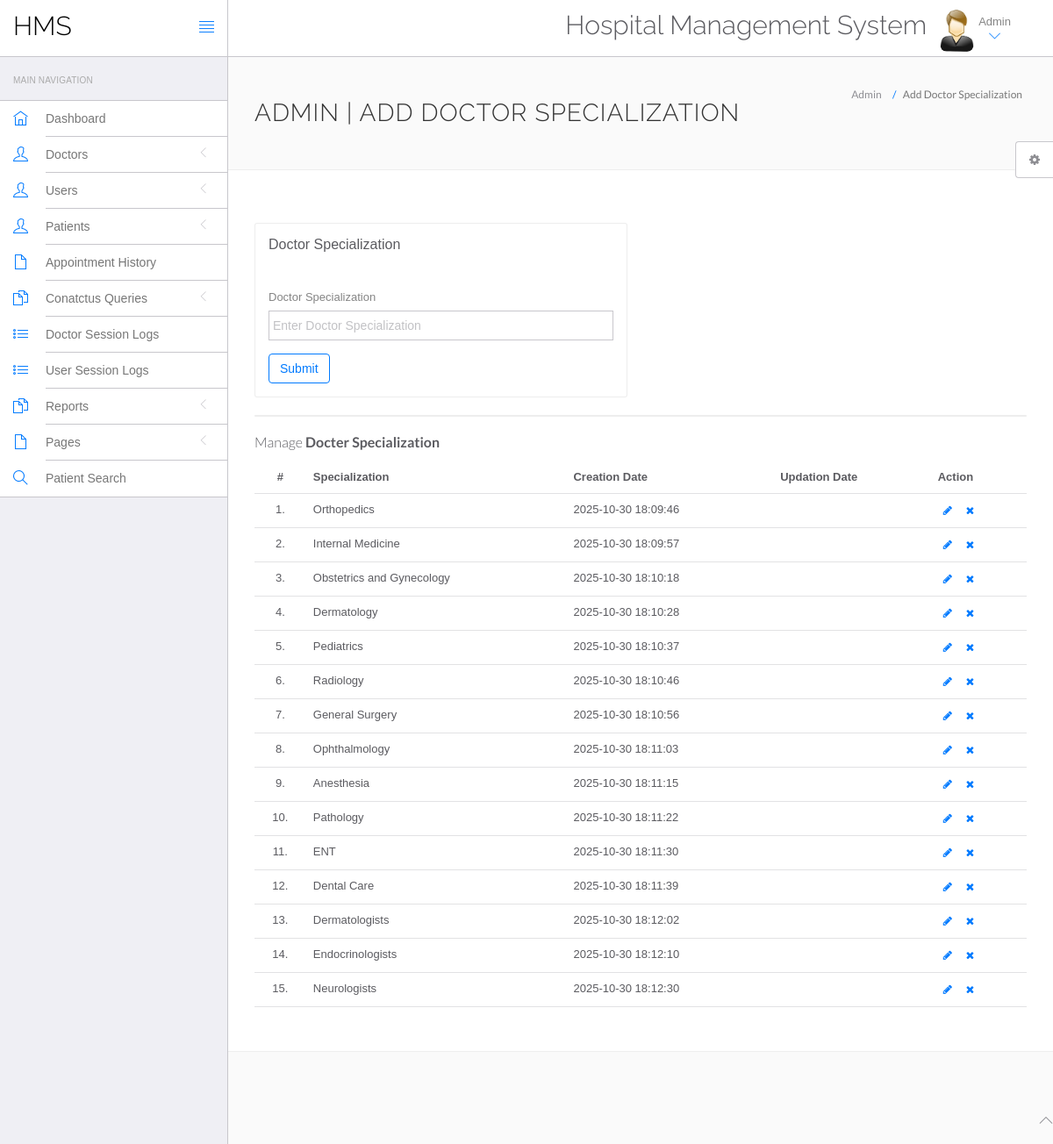
Page /hms/admin/doctor-specilization.php (signed in) on the committed database.
### tables this page shows
CREATE TABLE `doctorspecilization` (
  `id` int(11) NOT NULL,
  `specilization` varchar(255) DEFAULT NULL,
  `creationDate` timestamp NULL DEFAULT current_timestamp(),
  `updationDate` timestamp NULL DEFAULT NULL ON UPDATE current_timestamp()
);

### hms/admin/doctor-specilization.php (the view, shortened to what this page needs)
<?php
include('include/config.php');
if(strlen($_SESSION['id']==0)) {
 header('location:logout.php');
  } else{
?>
<!DOCTYPE html>
<html lang="en">
	<head>
		<link rel="stylesheet" href="vendor/bootstrap/css/bootstrap.min.css">
		<link rel="stylesheet" href="vendor/fontawesome/css/font-awesome.min.css">
		<link rel="stylesheet" href="vendor/themify-icons/themify-icons.min.css">
		<link href="vendor/animate.css/animate.min.css" rel="stylesheet" media="screen">
		<link href="vendor/perfect-scrollbar/perfect-scrollbar.min.css" rel="stylesheet" media="screen">
		<link href="vendor/switchery/switchery.min.css" rel="stylesheet" media="screen">
		<link href="vendor/bootstrap-touchspin/jquery.bootstrap-touchspin.min.css" rel="stylesheet" media="screen">
		<link href="vendor/select2/select2.min.css" rel="stylesheet" media="screen">
		<link href="vendor/bootstrap-datepicker/bootstrap-datepicker3.standalone.min.css" rel="stylesheet" media="screen">
		<link href="vendor/bootstrap-timepicker/bootstrap-timepicker.min.css" rel="stylesheet" media="screen">
		<link rel="stylesheet" href="assets/css/styles.css">
		<link rel="stylesheet" href="assets/css/plugins.css">
		<link rel="stylesheet" href="assets/css/themes/theme-1.css" id="skin_color" />
	</head>
	<body>
		<div id="app">
<?php include('include/sidebar.php');?>
			<div class="app-content">
						<?php include('include/header.php');?>
				<div class="main-content" >
					<div class="wrap-content container" id="container">
						<section id="page-title">
							<div class="row">
								<div class="col-sm-8">
									<h1 class="mainTitle">Admin | Add Doctor Specialization</h1>
																	</div>
								<ol class="breadcrumb">
									<li>
										<span>Admin</span>
									</li>
									<li class="active">
										<span>Add Doctor Specialization</span>
									</li>
								</ol>
							</div>
						</section>
						<div class="container-fluid container-fullw bg-white">
							<div class="row">
								<div class="col-md-12">
									<div class="row margin-top-30">
										<div class="col-lg-6 col-md-12">
											<div class="panel panel-white">
												<div class="panel-heading">
													<h5 class="panel-title">Doctor Specialization</h5>
												</div>
												<div class="panel-body">
													<form role="form" name="dcotorspcl" method="post" >
														<div class="form-group">
															<label for="exampleInputEmail1">
																Doctor Specialization
															</label>
							<input type="text" name="doctorspecilization" class="form-control"  placeholder="Enter Doctor Specialization">
														</div>
														<button type="submit" name="submit" class="btn btn-o btn-primary">
															Submit
														</button>
													</form>
												</div>
											</div>
										</div>
											</div>
										</div>
									<div class="col-lg-12 col-md-12">
											<div class="panel panel-white">
											</div>
										</div>
									</div>
									<div class="row">
								<div class="col-md-12">
									<h5 class="over-title margin-bottom-15">Manage <span class="text-bold">Docter Specialization</span></h5>
									<table class="table table-hover" id="sample-table-1">
										<thead>
											<tr>
												<th class="center">#</th>
												<th>Specialization</th>
												<th class="hidden-xs">Creation Date</th>
												<th>Updation Date</th>
												<th>Action</th>
											</tr>
										</thead>
										<tbody>
<?php
$sql=mysqli_query($con,"select * from doctorSpecilization");
$cnt=1;
while($row=mysqli_fetch_array($sql))
{
?>
											<tr>
												<td class="center"><?php echo $cnt;?>.</td>
												<td class="hidden-xs"><?php echo $row['specilization'];?></td>
												<td><?php echo $row['creationDate'];?></td>
												<td><?php echo $row['updationDate'];?>
												</td>
												<td >
												<div class="visible-md visible-lg hidden-sm hidden-xs">
							<a href="edit-doctor-specialization.php?id=<?php echo $row['id'];?>" class="btn btn-transparent btn-xs" tooltip-placement="top" tooltip="Edit"><i class="fa fa-pencil"></i></a>
	<a href="doctor-specilization.php?id=<?php echo $row['id']?>&del=delete" onClick="return confirm('Are you sure you want to delete?')"class="btn btn-transparent btn-xs tooltips" tooltip-placement="top" tooltip="Remove"><i class="fa fa-times fa fa-white"></i></a>
												</div>
												</td>
											</tr>
											<?php
$cnt=$cnt+1;
											 }?>
										</tbody>
									</table>
								</div>
							</div>
								</div>
							</div>
						</div>
					</div>
				</div>
	<?php include('include/footer.php');?>
	<?php include('include/setting.php');?>
	</body>
</html>
<?php } ?>

### hms/admin/include/sidebar.php (shortened to what this page needs)
<div class="sidebar app-aside" id="sidebar">
				<div class="sidebar-container perfect-scrollbar">
<nav>
						<div class="navbar-title">
							<span>Main Navigation</span>
						</div>
						<ul class="main-navigation-menu">
							<li>
								<a href="dashboard.php">
									<div class="item-content">
										<div class="item-media">
											<i class="ti-home"></i>
										</div>
										<div class="item-inner">
											<span class="title"> Dashboard </span>
										</div>
									</div>
								</a>
							</li>
							<li>
								<a href="javascript:void(0)">
									<div class="item-content">
										<div class="item-media">
											<i class="ti-user"></i>
										</div>
										<div class="item-inner">
											<span class="title"> Doctors </span><i class="icon-arrow"></i>
										</div>
									</div>
								</a>
								</li>
				<li>
								<a href="javascript:void(0)">
									<div class="item-content">
										<div class="item-media">
											<i class="ti-user"></i>
										</div>
										<div class="item-inner">
											<span class="title"> Users </span><i class="icon-arrow"></i>
										</div>
									</div>
								</a>
								</li>
								<li>
								<a href="javascript:void(0)">
									<div class="item-content">
										<div class="item-media">
											<i class="ti-user"></i>
										</div>
										<div class="item-inner">
											<span class="title"> Patients </span><i class="icon-arrow"></i>
										</div>
									</div>
								</a>
								</li>
<li>
								<a href="appointment-history.php">
									<div class="item-content">
										<div class="item-media">
											<i class="ti-file"></i>
										</div>
										<div class="item-inner">
											<span class="title"> Appointment History </span>
										</div>
									</div>
								</a>
							</li>
				<li>
								<a href="javascript:void(0)">
									<div class="item-content">
										<div class="item-media">
											<i class="ti-files"></i>
										</div>
										<div class="item-inner">
											<span class="title"> Conatctus Queries </span><i class="icon-arrow"></i>
										</div>
									</div>
								</a>
								</li>
	<li>
								<a href="doctor-logs.php">
									<div class="item-content">
										<div class="item-media">
											<i class="ti-list"></i>
										</div>
										<div class="item-inner">
											<span class="title"> Doctor Session Logs </span>
										</div>
									</div>
								</a>
							</li>
							<li>
								<a href="user-logs.php">
									<div class="item-content">
										<div class="item-media">
											<i class="ti-list"></i>
										</div>
										<div class="item-inner">
											<span class="title"> User Session Logs </span>
										</div>
									</div>
								</a>
							</li>
				<li>
								<a href="javascript:void(0)">
									<div class="item-content">
										<div class="item-media">
											<i class="ti-files"></i>
										</div>
										<div class="item-inner">
											<span class="title"> Reports </span><i class="icon-arrow"></i>
										</div>
									</div>
								</a>
							</li>
				<li>
								<a href="javascript:void(0)">
									<div class="item-content">
										<div class="item-media">
											<i class="ti-file"></i>
										</div>
										<div class="item-inner">
											<span class="title"> Pages </span><i class="icon-arrow"></i>
										</div>
									</div>
								</a>
							</li>
								<li>
								<a href="patient-search.php">
									<div class="item-content">
										<div class="item-media">
											<i class="ti-search"></i>
										</div>
										<div class="item-inner">
											<span class="title"> Patient Search </span>
										</div>
									</div>
								</a>
							</li>
						</ul>
					</nav>
					</div>
			</div>

### hms/admin/include/header.php (shortened to what this page needs)
<header class="navbar navbar-default navbar-static-top">
					<div class="navbar-header">
						<a class="navbar-brand" href="#">
							<h2 style="padding-top:20%; color:#000 ">HMS</h2>
						</a>
						<a href="#" class="sidebar-toggler pull-right visible-md visible-lg" data-toggle-class="app-sidebar-closed" data-toggle-target="#app">
							<i class="ti-align-justify"></i>
						</a>
					</div>
					<div class="navbar-collapse collapse">
						<ul class="nav navbar-right">
								<li  style="padding-top:2% ">
								<h2>Hospital Management System</h2>
							</li>
							<li class="dropdown current-user">
								<a href class="dropdown-toggle" data-toggle="dropdown">
									<img src="assets/images/images.jpg" > <span class="username">
			Admin
									<i class="ti-angle-down"></i></i></span>
								</a>
							</li>
						</ul>
					</div>
				</header>

### hms/admin/include/footer.php
<footer>
				<div class="footer-inner">
					<div class="pull-left">
					<span class="text-bold text-uppercase"> Hospital Management System</span>
					</div>
					<div class="pull-right">
						<span class="go-top"><i class="ti-angle-up"></i></span>
					</div>
				</div>
			</footer>

### hms/admin/include/setting.php (shortened to what this page needs)
<div class="settings panel panel-default hidden-xs hidden-sm" id="settings">
				<button ct-toggle="toggle" data-toggle-class="active" data-toggle-target="#settings" class="btn btn-default">
					<i class="fa fa-spin fa-gear"></i>
				</button>
			</div>

### hms/admin/assets/css/plugins.css (style rules this page uses)
.perfect-scrollbar { overflow-y: hidden !important; }

### hms/admin/assets/css/themes/theme-1.css (style rules this page uses)
body { background: #FAFAFA; }
header .navbar-header { background: #ffffff !important; border-right-color: #c8c7cc !important; border-bottom-color: #c8c7cc !important; }
header .navbar-header .sidebar-toggler, header .navbar-header .sidebar-mobile-toggler { color: #007aff !important; }
header .navbar-header .navbar-brand { color: #777 !important; }
header .navbar-collapse { background: #ffffff !important; border-bottom-color: #c8c7cc !important; box-shadow: none !important; }
header .navbar-collapse .navbar-right > li > a { color: #777; }
header .navbar-collapse .navbar-right > li > a i { color: #007aff !important; }
#sidebar { background: #EFEFF4 !important; }
#sidebar:before { border-right-width: "1px" !important; border-right-style: solid; border-right-color: #c8c7cc !important; }
#sidebar nav { border-right-width: "1px" !important; border-right-style: solid; border-right-color: #c8c7cc !important; }
#sidebar nav .navbar-title { color: #aaaaaa; }
#sidebar nav > ul { background: #ffffff !important; border-bottom-color: #c8c7cc !important; border-top-color: #c8c7cc !important; }
#sidebar nav > ul > li > a .item-media > i { color: #007aff !important; }
#sidebar nav > ul > li > a .item-inner { color: #777 !important; border-bottom-color: #c8c7cc; }

### rows in the picture
doctorspecilization: specilization "Orthopedics", creationDate "2025-10-30 18:09:46"
doctorspecilization: specilization "Internal Medicine", creationDate "2025-10-30 18:09:57"
doctorspecilization: specilization "Obstetrics and Gynecology", creationDate "2025-10-30 18:10:18"
doctorspecilization: specilization "Dermatology", creationDate "2025-10-30 18:10:28"
doctorspecilization: specilization "Pediatrics", creationDate "2025-10-30 18:10:37"
doctorspecilization: specilization "Radiology", creationDate "2025-10-30 18:10:46"
doctorspecilization: specilization "General Surgery", creationDate "2025-10-30 18:10:56"
doctorspecilization: specilization "Ophthalmology", creationDate "2025-10-30 18:11:03"
doctorspecilization: specilization "Anesthesia", creationDate "2025-10-30 18:11:15"
doctorspecilization: specilization "Pathology", creationDate "2025-10-30 18:11:22"
doctorspecilization: specilization "ENT", creationDate "2025-10-30 18:11:30"
doctorspecilization: specilization "Dental Care", creationDate "2025-10-30 18:11:39"
doctorspecilization: specilization "Dermatologists", creationDate "2025-10-30 18:12:02"
doctorspecilization: specilization "Endocrinologists", creationDate "2025-10-30 18:12:10"
doctorspecilization: specilization "Neurologists", creationDate "2025-10-30 18:12:30"
